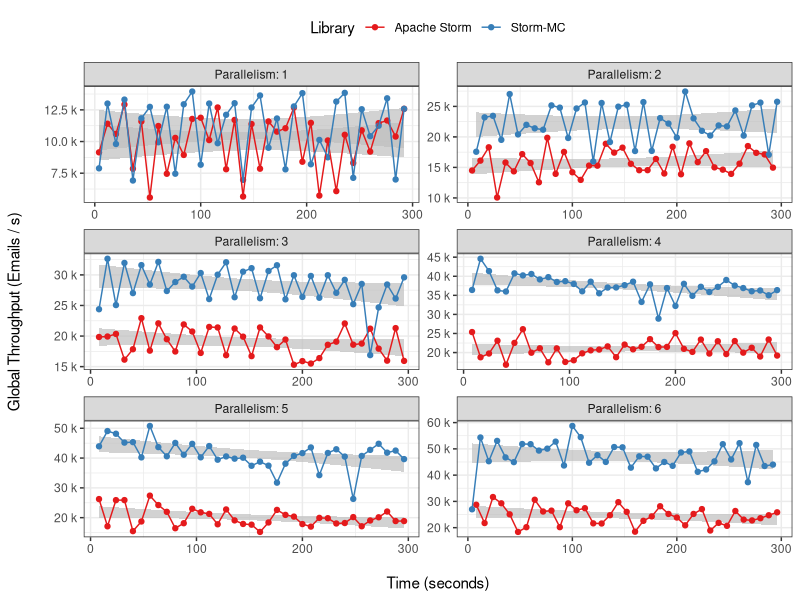

Reproduce this figure in R.
# ---- enron-plot ----

library("ggplot2")
library("ggthemes")
library("reshape2")
library(scales)
library(grid)

format_si <- function(...) {
  # Format a vector of numeric values according
  # to the International System of Units.
  # http://en.wikipedia.org/wiki/SI_prefix
  #
  # Based on code by Ben Tupper
  # https://stat.ethz.ch/pipermail/r-help/2012-January/299804.html
  # Args:
  #   ...: Args passed to format()
  #
  # Returns:
  #   A function to format a vector of strings using
  #   SI prefix notation
  #
  
  function(x) {
    limits <- c(1e-24, 1e-21, 1e-18, 1e-15, 1e-12,
                1e-9,  1e-6,  1e-3,  1e0,   1e3,
                1e6,   1e9,   1e12,  1e15,  1e18,
                1e21,  1e24)
    prefix <- c("y",   "z",   "a",   "f",   "p",
                "n",   "µ",   "m",   " ",   "k",
                "M",   "G",   "T",   "P",   "E",
                "Z",   "Y")
  
    # Vector with array indices according to position in intervals
    i <- findInterval(abs(x), limits)
  
    # Set prefix to " " for very small values < 1e-24
    i <- ifelse(i==0, which(limits == 1e0), i)

    paste(format(round(x/limits[i], 1),
                 trim=TRUE, scientific=FALSE, ...),
          prefix[i])
  }
}

mat <- read.csv(file="csv/enron.csv")
# Compute global throughput
mat$value <- mat$value * mat$parallelism
# Add header label
mat$parallelism <- paste("Parallelism:", mat$parallelism)
# Convert back to seconds
mat$time <- mat$time * 4
# Take every second measurement
t <- mat[seq(1, nrow(mat), 2), ]
#k <- ggplot(t, aes(x=time, y=value)) +
k <- ggplot(t, aes(x=time, y=value,fill=variable,color=variable)) +
    facet_wrap(~parallelism, nrow = 3, ncol = 2, scales="free") +
    scale_fill_brewer(name="Library", palette="Set1", labels=c("Apache Storm", "Storm-MC")) +
    scale_colour_brewer(name="Library", palette="Set1", labels=c("Apache Storm", "Storm-MC")) +
    scale_y_continuous(labels=format_si(), name="Global Throughput (Emails / s)\n") +
    theme_bw() +
    theme(legend.position="top", legend.key = element_blank()) +
    xlab("\nTime (seconds)")

k + geom_smooth(method = "lm", alpha=0.7, size=0, fill="grey",color="grey", se=TRUE, aes(group=variable)) + geom_point() + geom_line()
